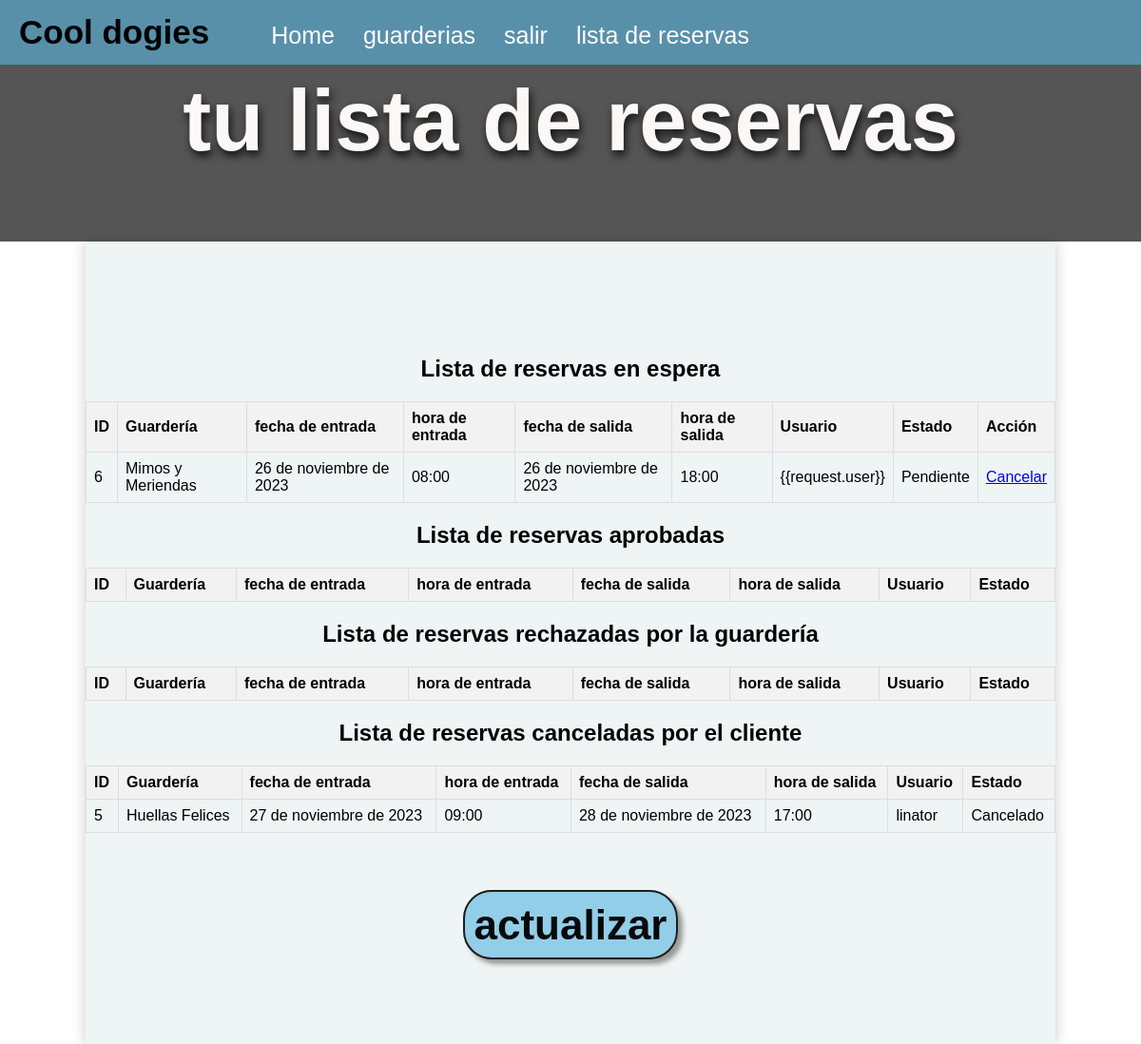
Screenshot of /lista_reservas/ (signed in) with the database file from the repository.
### core/models.py (models this page shows, shortened)
class Reserva(models.Model):
    ESTADO_CHOICES = [
        ('Aprobado', 'Aprobado'),
        ('Cancelado', 'Cancelado'),
        ('Rechazado', 'Rechazado'),
        ('Pendiente', 'Pendiente'),
    ]
    id = models.AutoField(primary_key=True)
    guarderia = models.ForeignKey(Guarderias, on_delete=models.CASCADE)
    usuario = models.ForeignKey(User, on_delete=models.CASCADE, null=True, blank=True)
    f_inicio = models.DateField()
    f_fin = models.DateField()
    hora_inicio = models.TimeField(default='00:00')
    hora_fin = models.TimeField(default='00:00')
    mascota = models.CharField(max_length=200, null = True, blank=True)
    responsable = models.CharField(max_length=200, null = True, blank=True)
    descrip = models.TextField (max_length=200, null = True, blank=True)
    estado = models.CharField(max_length=20, choices=ESTADO_CHOICES, default='Pendiente')
    class Meta:
        verbose_name = 'reserva'
        verbose_name_plural = 'reservas'

class Guarderias(models.Model):
    codigo= models.CharField(max_length=200, unique=True, null = False, blank=False)
    nombre= models.CharField(max_length=200, null = True, blank=True)
    telefono= models.CharField(max_length=200, null = True, blank=True)
    created = models.DateTimeField(auto_now_add=True)
    updated = models.DateTimeField(auto_now_add=True)
    costo = models.DecimalField(max_digits=25, decimal_places=2, null=False)
    imagen = models.ImageField(upload_to='guarderias/', null=True, blank=True)
    descrip = models.TextField (max_length=400, null = True, blank=True)
    direccion = models.CharField(max_length=200, null = True, blank=True)
    correoElec = models.CharField(max_length=200, null = True, blank=True)
    disponibilidad = models.IntegerField(default=20)
    class Meta:
        verbose_name = 'guarderia'
        verbose_name_plural = 'guarderias'
    def __str__(self):
        return self.nombre

### core/views.py (the view)
# urls.py: path('lista_reservas/', reservas_list, name='list'),
@login_required
def reservas_list(request):
    reservas = Reserva.objects.all()
    reservas_pendientes = Reserva.objects.filter(estado='Pendiente')
    reservas_canceladas = Reserva.objects.filter(estado='Cancelado')
    reservas_rechazado = Reserva.objects.filter(estado='Rechazado')
    reservas_aprobado = Reserva.objects.filter(estado='Aprobado')
    return render(request,'core/lista_reservas.html', {'reservas': reservas,'reservas_a': reservas_aprobado, 'reservas_canceladas': reservas_canceladas, 'reservas_p': reservas_pendientes, 'reservas_r': reservas_rechazado})

### core/templates/core/lista_reservas.html (shortened to what this page needs)
{% extends 'core/index.html' %}
{% block content %}
<!DOCTYPE html>
<html lang="en">
<head>
</head>
<body>
    <section id="cabeza">
        <div class="container">
            <h2>tu lista de reservas</h2>
        </div>
    </section>
    <section id="listas">
        <h2>Lista de reservas en espera</h2>
            <table>
                <tr>
                    <th>ID</th>
                    <th>Guardería</th>
                    <th>fecha de entrada</th>
                    <th>hora de entrada</th>
                    <th>fecha de salida</th>
                    <th>hora de salida</th>
                    <th>Usuario</th>
                    <th>Estado</th>
                    <th>Acción</th>
                </tr>
                {% for reserva in reservas_p %}
                    {% if reserva.usuario == request.user %}
                    <tr>
                        <td>{{ reserva.id }}</td>
                        <td>{{ reserva.guarderia }}</td>
                        <td>{{ reserva.f_inicio }}</td>
                        <td>{{ reserva.hora_inicio }}</td>
                        <td>{{ reserva.f_fin }}</td>
                        <td>{{ reserva.hora_fin }}</td>
                        <td>{{ reserva.responsable   }}</td>
                        <td>{{ reserva.estado }}</td>
                        <td><a href="{% url 'cancelacion' id_reserva=reserva.id %}" type="submit">Cancelar</a></td>
                    </tr>
                    {% endif %}
                {% endfor %}
            </table>
        <h2>Lista de reservas aprobadas</h2>
        <table>
            <tr>
                <th>ID</th>
                    <th>Guardería</th>
                    <th>fecha de entrada</th>
                    <th>hora de entrada</th>
                    <th>fecha de salida</th>
                    <th>hora de salida</th>
                    <th>Usuario</th>
                    <th>Estado</th>
            </tr>
        </table>
        <h2>Lista de reservas rechazadas por la guardería</h2>
        <table>
            <tr>
                <th>ID</th>
                <th>Guardería</th>
                <th>fecha de entrada</th>
                <th>hora de entrada</th>
                <th>fecha de salida</th>
                <th>hora de salida</th>
                <th>Usuario</th>
                <th>Estado</th>
            </tr>
        </table>
        <h2>Lista de reservas canceladas por el cliente</h2>
        <table>
            <tr>
                <th>ID</th>
                <th>Guardería</th>
                <th>fecha de entrada</th>
                <th>hora de entrada</th>
                <th>fecha de salida</th>
                <th>hora de salida</th>
                <th>Usuario</th>
                <th>Estado</th>
            </tr>
            {% for reserva in reservas_canceladas %}
            {% if reserva.usuario == request.user %}
                    <tr>
                        <td>{{ reserva.id }}</td>
                        <td>{{ reserva.guarderia }}</td>
                        <td>{{ reserva.f_inicio }}</td>
                        <td>{{ reserva.hora_inicio }}</td>
                        <td>{{ reserva.f_fin }}</td>
                        <td>{{ reserva.hora_fin }}</td>
                        <td>{{ reserva.usuario }}</td>
                        <td>{{ reserva.estado }}</td>
                    </tr>
                {% endif %}
            {% endfor %}
        </table>
        <br>
        <br>
        <br>
        <br>
        <a href={% url 'list' %} type="submit" class="button">actualizar</a>
</section>
</body>
</html>
{% endblock %}

### core/templates/core/index.html (style rules this page uses)
body { font-family:'Franklin Gothic Medium', 'Arial Narrow', Arial, sans-serif; margin: 0; }
* { box-sizing: border-box; }
html { scroll-behavior: smooth; }

### core/templates/core/lista_reservas.html (style rules this page uses)
body { align-items: center; height: 100vh; margin: 0; flex-direction: column; text-align: center; }
table { border-collapse: collapse; width: 100%; margin-top: 20px; }
th, td { border: 1px solid #dddddd; text-align: left; padding: 8px; }
th { background-color: #f2f2f2; }
#listas { padding: 100px 0px; background-color: rgba(185, 212, 212, 0.226); margin-left: auto; margin-right: auto; box-shadow: 5px 0 10px rgba(0.1, 0.1, 0.1, 0.1), -5px 0 10px rgba(0.1, 0.1, 0.1, 0.1); min-height: 100vh; width: 85%; }
a.button { font-size: 2.75em; text-decoration: none; font-weight: bold; padding: 10px 10px; border-radius: 30px; border:2px solid hsl(40, 5%, 11%); color: rgb(9, 9, 9); background-color: rgba(91, 182, 224, 0.61); box-shadow: 5px 5px 5px rgba(36, 31, 21, 0.427); }
#cabeza .container { text-align: center; padding: 1px 100px; background-color: #555555; background-size: cover; margin-top: auto; }
#cabeza h2 { color: #fcf8f8; font-family:'Lucida Sans', 'Lucida Sans Regular', 'Lucida Grande', 'Lucida Sans Unicode', Geneva, Verdana, sans-serif; font-size: 90px; text-shadow: 2px 5px 10px rgba(0, 0, 0, 0.8); }

### rows the page displays
Reserva: id "6", guarderia "Mimos y Meriendas", f_inicio "26 de noviembre de 2023", hora_inicio "08:00", f_fin "26 de noviembre de 2023", hora_fin "18:00", responsable "{{request.user}}", estado "Pendiente"
Reserva: id "5", guarderia "Huellas Felices", f_inicio "27 de noviembre de 2023", hora_inicio "09:00", f_fin "28 de noviembre de 2023", hora_fin "17:00", usuario "linator", estado "Cancelado"
